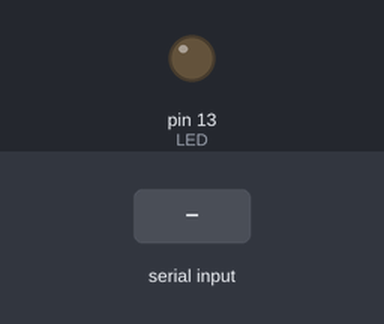
This sketch was run on a simulated Arduino Uno, built with avr-gcc and run on an emulated ATmega328P. Parts: output pins drawn as LEDs (lit = HIGH). The test bench sets the inputs (shaded band).

Above: at 1.2 s.
1.3 s: "1" received over Serial
At 2.0 s:
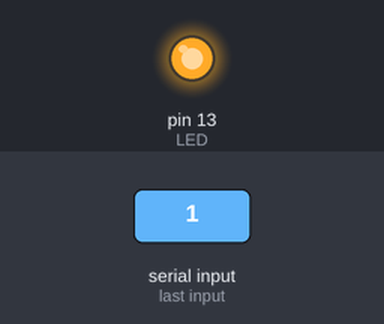
2.8 s: "0" received over Serial
At 3.2 s:
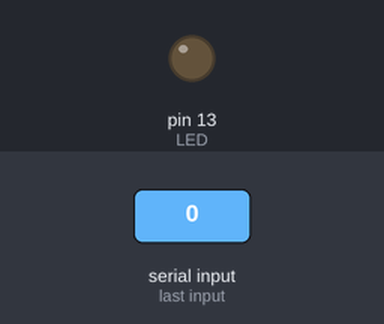
Timing chart, 0 to 5.8 s (numbered marks = the images above; inputs shaded):
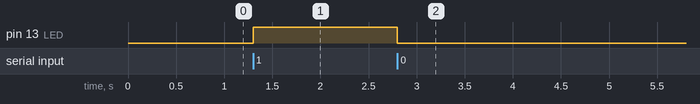

The sketch:

servo.ino
```cpp
#define LED 13

int input_data;

void setup() {
  // put your setup code here, to run once:
  Serial.begin(9600);
  pinMode(LED, OUTPUT);
  digitalWrite(LED,LOW);
  Serial.begin(9600);
}

void loop() {
  // put your main code here, to run repeatedly:
  while(Serial.available())
  {
    input_data = Serial.read();
  }

  if(input_data == '1')
  {
    digitalWrite(LED, HIGH); // led_on
  }
  else if(input_data == '0')
  {
    digitalWrite(LED, LOW); // led_off
  }
}
```

Measured:
- after the input at 1.3 s, pin 13 (LED): LOW → HIGH at once
- after the input at 2.8 s, pin 13 (LED): HIGH → LOW at once
